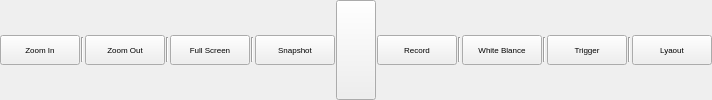
       <widget class="QWidget" name="widget_control" native="true">
        <layout class="QHBoxLayout" name="horizontalLayout_9">
         <property name="spacing">
          <number>1</number>
         </property>
         <property name="leftMargin">
          <number>0</number>
         </property>
         <property name="topMargin">
          <number>0</number>
         </property>
         <property name="rightMargin">
          <number>0</number>
         </property>
         <property name="bottomMargin">
          <number>0</number>
         </property>
         <item>
          <widget class="QPushButton" name="pushButton_zoomIn">
           <property name="sizePolicy">
            <sizepolicy hsizetype="Minimum" vsizetype="Fixed">
             <horstretch>0</horstretch>
             <verstretch>0</verstretch>
            </sizepolicy>
           </property>
           <property name="minimumSize">
            <size>
             <width>80</width>
             <height>0</height>
            </size>
           </property>
           <property name="maximumSize">
            <size>
             <width>16777215</width>
             <height>30</height>
            </size>
           </property>
           <property name="font">
            <font>
             <pointsize>6</pointsize>
            </font>
           </property>
           <property name="text">
            <string>Zoom In</string>
           </property>
           <property name="icon">
            <iconset resource="resource.qrc">
             <normaloff>:/theme/icon/zoom-in.png</normaloff>:/theme/icon/zoom-in.png</iconset>
           </property>
          </widget>
         </item>
         <item>
          <widget class="Line" name="line">
           <property name="sizePolicy">
            <sizepolicy hsizetype="Fixed" vsizetype="Minimum">
             <horstretch>0</horstretch>
             <verstretch>0</verstretch>
            </sizepolicy>
           </property>
           <property name="maximumSize">
            <size>
             <width>16777215</width>
             <height>25</height>
            </size>
           </property>
           <property name="lineWidth">
            <number>1</number>
           </property>
           <property name="orientation">
            <enum>Qt::Vertical</enum>
           </property>
          </widget>
         </item>
         <item>
          <widget class="QPushButton" name="pushButton_zoomOut">
           <property name="minimumSize">
            <size>
             <width>80</width>
             <height>0</height>
            </size>
           </property>
           <property name="maximumSize">
            <size>
             <width>16777215</width>
             <height>30</height>
            </size>
           </property>
           <property name="font">
            <font>
             <pointsize>6</pointsize>
            </font>
           </property>
           <property name="text">
            <string>Zoom Out</string>
           </property>
           <property name="icon">
            <iconset resource="resource.qrc">
             <normaloff>:/theme/icon/zoom-out.png</normaloff>:/theme/icon/zoom-out.png</iconset>
           </property>
          </widget>
         </item>
         <item>
          <widget class="Line" name="line_2">
           <property name="sizePolicy">
            <sizepolicy hsizetype="Fixed" vsizetype="Minimum">
             <horstretch>0</horstretch>
             <verstretch>0</verstretch>
            </sizepolicy>
           </property>
           <property name="maximumSize">
            <size>
             <width>16777215</width>
             <height>25</height>
            </size>
           </property>
           <property name="orientation">
            <enum>Qt::Vertical</enum>
           </property>
          </widget>
         </item>
         <item>
          <widget class="QPushButton" name="pushButton_zoomFull">
           <property name="minimumSize">
            <size>
             <width>80</width>
             <height>0</height>
            </size>
           </property>
           <property name="maximumSize">
            <size>
             <width>16777215</width>
             <height>30</height>
            </size>
           </property>
           <property name="font">
            <font>
             <pointsize>6</pointsize>
            </font>
           </property>
           <property name="text">
            <string>Full Screen</string>
           </property>
           <property name="icon">
            <iconset resource="resource.qrc">
             <normaloff>:/theme/icon/full-screen.png</normaloff>:/theme/icon/full-screen.png</iconset>
           </property>
          </widget>
         </item>
         <item>
          <widget class="Line" name="line_4">
           <property name="sizePolicy">
            <sizepolicy hsizetype="Fixed" vsizetype="Minimum">
             <horstretch>0</horstretch>
             <verstretch>0</verstretch>
            </sizepolicy>
           </property>
           <property name="maximumSize">
            <size>
             <width>16777215</width>
             <height>25</height>
            </size>
           </property>
           <property name="orientation">
            <enum>Qt::Vertical</enum>
           </property>
          </widget>
         </item>
         <item>
          <widget class="QPushButton" name="pushButton_snapshot">
           <property name="minimumSize">
            <size>
             <width>80</width>
             <height>0</height>
            </size>
           </property>
           <property name="maximumSize">
            <size>
             <width>16777215</width>
             <height>30</height>
            </size>
           </property>
           <property name="font">
            <font>
             <pointsize>6</pointsize>
            </font>
           </property>
           <property name="text">
            <string>Snapshot</string>
           </property>
           <property name="icon">
            <iconset resource="resource.qrc">
             <normaloff>:/theme/icon/snapshot.png</normaloff>:/theme/icon/snapshot.png</iconset>
           </property>
          </widget>
         </item>
         <item>
          <widget class="QPushButton" name="pushButton_playOrStop">
           <property name="sizePolicy">
            <sizepolicy hsizetype="Preferred" vsizetype="Preferred">
             <horstretch>0</horstretch>
             <verstretch>0</verstretch>
            </sizepolicy>
           </property>
           <property name="minimumSize">
            <size>
             <width>0</width>
             <height>44</height>
            </size>
           </property>
           <property name="maximumSize">
            <size>
             <width>44</width>
             <height>16777215</height>
            </size>
           </property>
           <property name="text">
            <string/>
           </property>
           <property name="icon">
            <iconset>
             <activeoff>:/theme/icon/play.png</activeoff>
             <activeon>:/theme/icon/pause.png</activeon>
            </iconset>
           </property>
           <property name="iconSize">
            <size>
             <width>44</width>
             <height>44</height>
            </size>
           </property>
           <property name="checkable">
            <bool>true</bool>
           </property>
           <property name="checked">
            <bool>false</bool>
           </property>
          </widget>
         </item>
         <item>
          <widget class="QPushButton" name="pushButton_record">
           <property name="minimumSize">
            <size>
             <width>80</width>
             <height>0</height>
            </size>
           </property>
           <property name="maximumSize">
            <size>
             <width>16777215</width>
             <height>30</height>
            </size>
           </property>
           <property name="font">
            <font>
             <pointsize>6</pointsize>
            </font>
           </property>
           <property name="text">
            <string>Record</string>
           </property>
           <property name="icon">
            <iconset resource="resource.qrc">
             <normaloff>:/theme/icon/record.png</normaloff>:/theme/icon/record.png</iconset>
           </property>
          </widget>
         </item>
         <item>
          <widget class="Line" name="line_8">
           <property name="sizePolicy">
            <sizepolicy hsizetype="Fixed" vsizetype="Minimum">
             <horstretch>0</horstretch>
             <verstretch>0</verstretch>
            </sizepolicy>
           </property>
           <property name="maximumSize">
            <size>
             <width>16777215</width>
             <height>25</height>
            </size>
           </property>
           <property name="orientation">
            <enum>Qt::Vertical</enum>
           </property>
          </widget>
         </item>
         <item>
          <widget class="QPushButton" name="pushButton_whiteBalance">
           <property name="minimumSize">
            <size>
             <width>80</width>
             <height>0</height>
            </size>
           </property>
           <property name="maximumSize">
            <size>
             <width>16777215</width>
             <height>30</height>
            </size>
           </property>
           <property name="font">
            <font>
             <pointsize>6</pointsize>
            </font>
           </property>
           <property name="text">
            <string>White Blance</string>
           </property>
           <property name="icon">
            <iconset resource="resource.qrc">
             <normaloff>:/theme/icon/wb.png</normaloff>:/theme/icon/wb.png</iconset>
           </property>
          </widget>
         </item>
         <item>
          <widget class="Line" name="line_3">
           <property name="sizePolicy">
            <sizepolicy hsizetype="Fixed" vsizetype="Minimum">
             <horstretch>0</horstretch>
             <verstretch>0</verstretch>
            </sizepolicy>
           </property>
           <property name="maximumSize">
            <size>
             <width>16777215</width>
             <height>25</height>
            </size>
           </property>
           <property name="orientation">
            <enum>Qt::Vertical</enum>
           </property>
          </widget>
         </item>
         <item>
          <widget class="QPushButton" name="pushButton_softwareTrigger">
           <property name="minimumSize">
            <size>
             <width>80</width>
             <height>0</height>
            </size>
           </property>
           <property name="maximumSize">
            <size>
             <width>16777215</width>
             <height>30</height>
            </size>
           </property>
           <property name="font">
            <font>
             <pointsize>6</pointsize>
            </font>
           </property>
           <property name="text">
            <string>Trigger</string>
           </property>
           <property name="icon">
            <iconset resource="resource.qrc">
             <normaloff>:/theme/icon/trigger.png</normaloff>:/theme/icon/trigger.png</iconset>
           </property>
          </widget>
         </item>
         <item>
          <widget class="Line" name="line_7">
           <property name="sizePolicy">
            <sizepolicy hsizetype="Fixed" vsizetype="Minimum">
             <horstretch>0</horstretch>
             <verstretch>0</verstretch>
            </sizepolicy>
           </property>
           <property name="maximumSize">
            <size>
             <width>16777215</width>
             <height>25</height>
            </size>
           </property>
           <property name="orientation">
            <enum>Qt::Vertical</enum>
           </property>
          </widget>
         </item>
         <item>
          <widget class="QPushButton" name="pushButton_layout">
           <property name="minimumSize">
            <size>
             <width>80</width>
             <height>0</height>
            </size>
           </property>
           <property name="maximumSize">
            <size>
             <width>16777215</width>
             <height>30</height>
            </size>
           </property>
           <property name="font">
            <font>
             <pointsize>6</pointsize>
            </font>
           </property>
           <property name="text">
            <string>Lyaout</string>
           </property>
           <property name="icon">
            <iconset resource="resource.qrc">
             <normaloff>:/theme/icon/laout.png</normaloff>:/theme/icon/laout.png</iconset>
           </property>
          </widget>
         </item>
        </layout>
       </widget>
